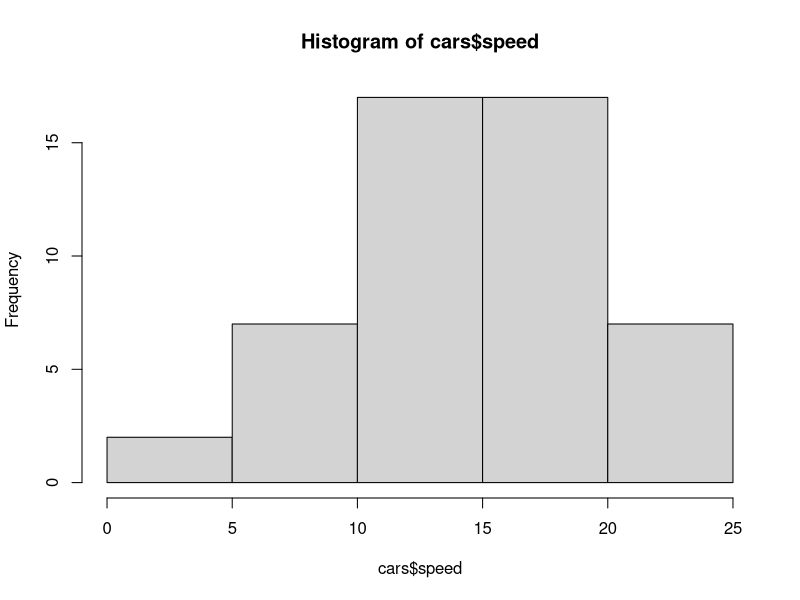
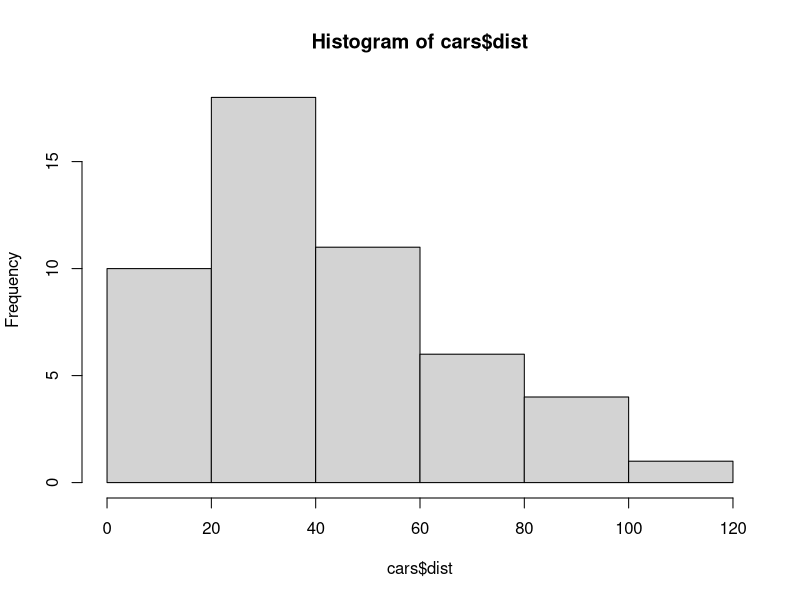
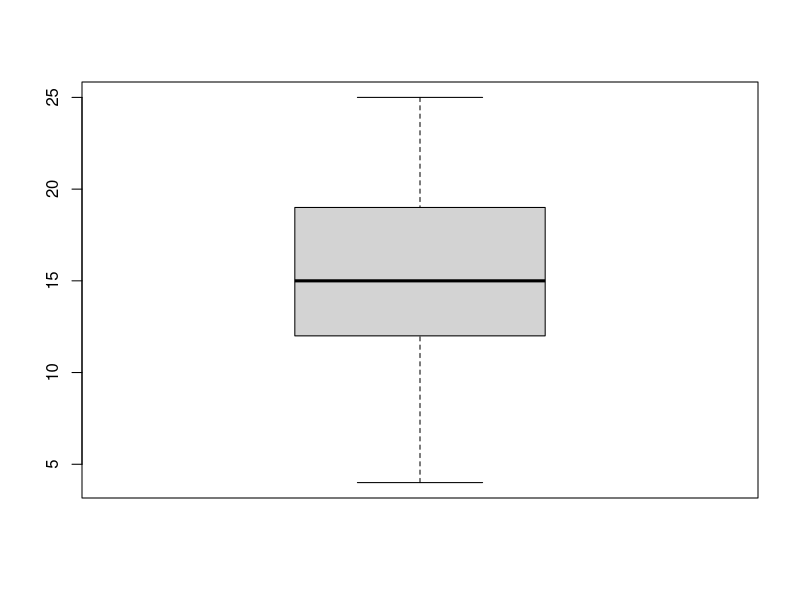
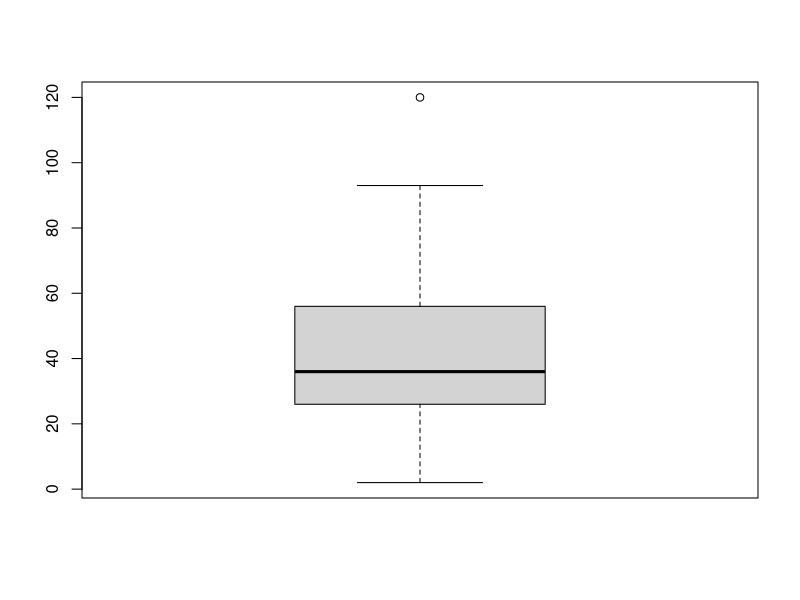
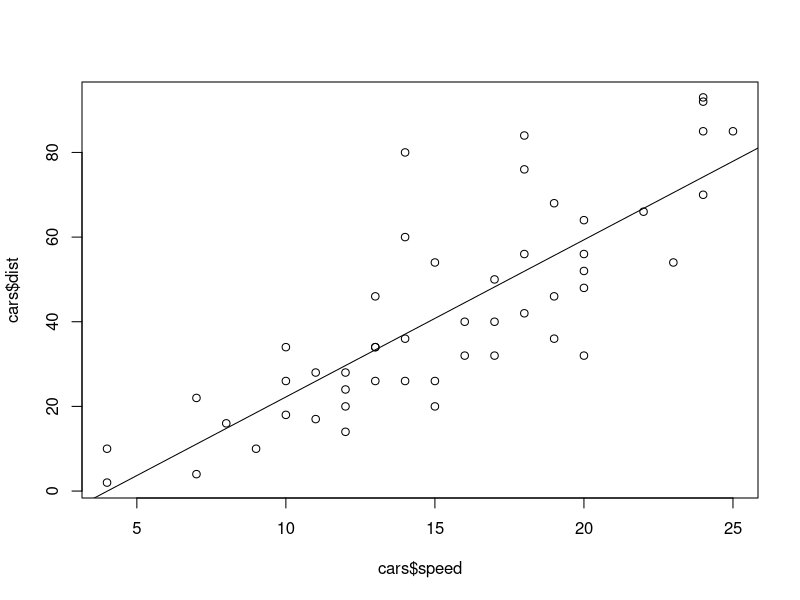
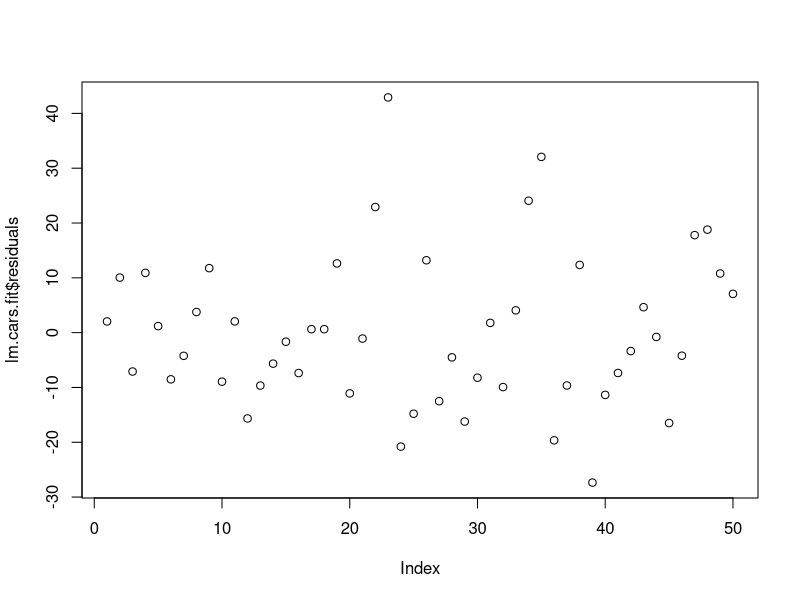
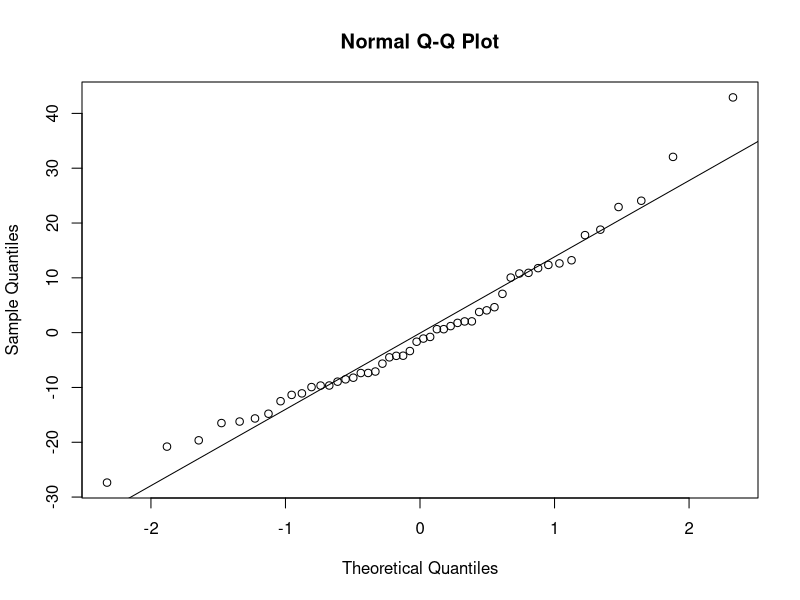

The R script that drew these images, in order:
## ---- chunk 1
head(cars)
## ---- chunk 2
hist(cars$speed)
hist(cars$dist)
## ---- chunk 3
boxplot(cars$speed)
boxplot(cars$dist)
## ---- chunk 4
cars[cars$dist == max(cars$dist), 'dist'] = mean(cars[cars$speed == 24 & cars$dist != max(cars$dist),'dist'])
## ---- chunk 5
plot(cars$dist ~ cars$speed)
abline(lm(cars$dist ~ cars$speed))
## ---- chunk 6
lm.cars.fit = lm(dist~speed, data=cars)
## ---- chunk 7
summary(lm.cars.fit)
## ---- chunk 8
plot(lm.cars.fit$residuals)
qqnorm(resid(lm.cars.fit))
qqline(resid(lm.cars.fit))
